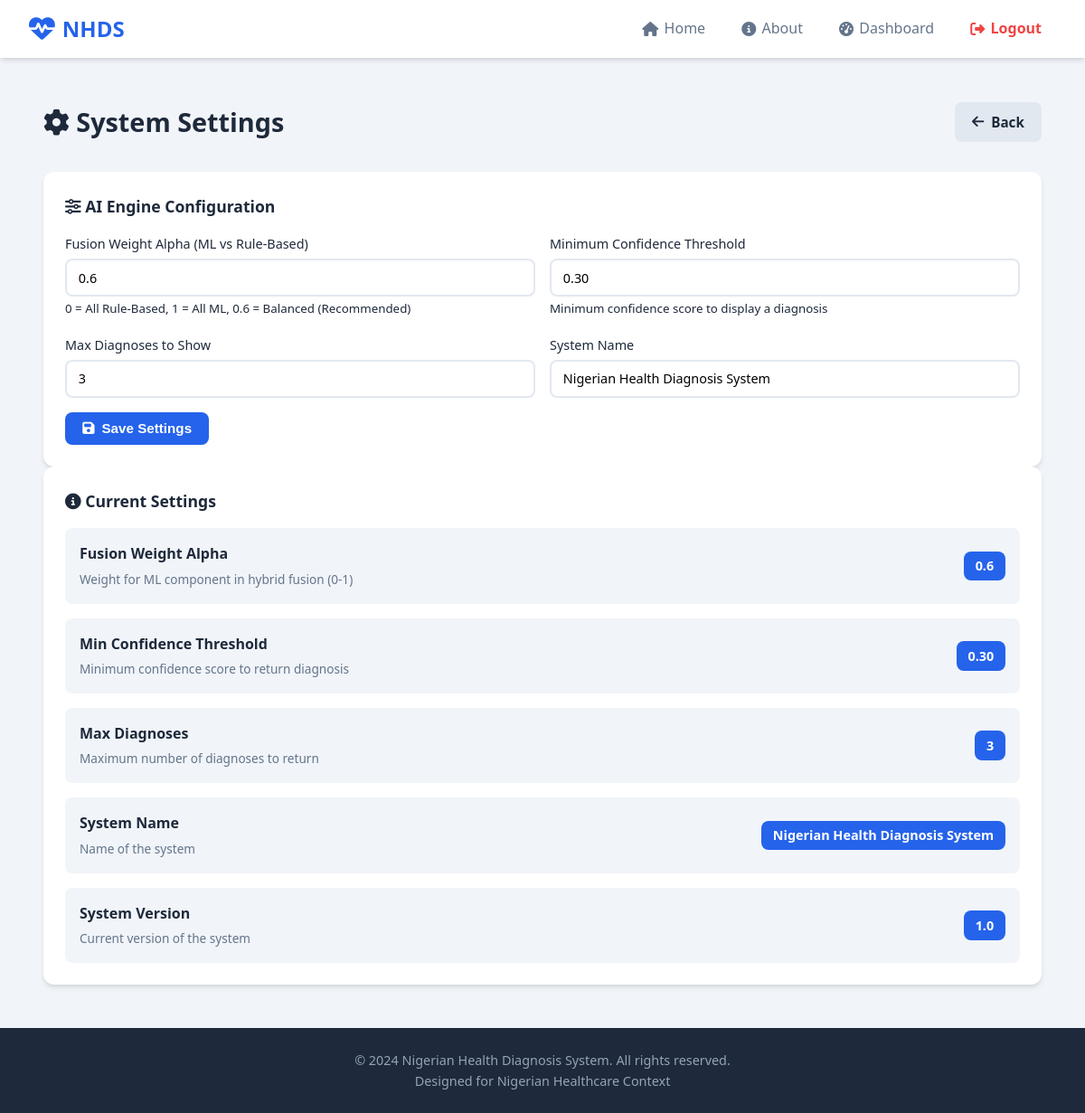
The app's page /admin/settings (signed in) with its own data.
### tables this page shows
CREATE TABLE system_settings (setting_id INTEGER PRIMARY KEY AUTOINCREMENT, setting_name TEXT UNIQUE NOT NULL, setting_value TEXT NOT NULL, description TEXT, updated_at TIMESTAMP DEFAULT CURRENT_TIMESTAMP);

### app.py (the view, shortened to what this page needs)
@app.route('/admin/settings', methods=['GET', 'POST'])
@admin_required
def admin_settings():
    db = get_db()
    cursor = db.execute('SELECT * FROM system_settings')
    settings = {row['setting_name']: row for row in cursor.fetchall()}
    return render_template('admin/settings.html', settings=settings)

### app.py (called while the page is built)
def get_db():
    if 'db' not in g:
        g.db = sqlite3.connect(app.config['DATABASE'])
        g.db.row_factory = sqlite3.Row
    return g.db

def admin_required(f):
    @wraps(f)
    def decorated_function(*args, **kwargs):
        if 'user_id' not in session:
            flash('Please log in to access this page.', 'warning')
            return redirect(url_for('login'))
        if session.get('user_type') != 'admin':
            flash('Admin access required.', 'danger')
            return redirect(url_for('dashboard'))
        return f(*args, **kwargs)
    return decorated_function

### templates/admin/settings.html (shortened to what this page needs)
{% extends "base.html" %}
{% block content %}
<section class="admin-section">
    <div class="admin-header">
        <h1><i class="fas fa-cog"></i> System Settings</h1>
        <a href="{{ url_for('admin_dashboard') }}" class="btn btn-secondary"><i class="fas fa-arrow-left"></i> Back</a>
    </div>
    <div class="admin-card">
        <h2><i class="fas fa-sliders-h"></i> AI Engine Configuration</h2>
        <form method="POST" action="{{ url_for('admin_settings') }}" class="admin-form">
            <div class="form-row">
                <div class="form-group">
                    <label>Fusion Weight Alpha (ML vs Rule-Based)</label>
                    <input type="number" name="fusion_weight_alpha" step="0.1" min="0" max="1"
                           value="{{ settings['fusion_weight_alpha']['setting_value'] }}" required>
                    <small>0 = All Rule-Based, 1 = All ML, 0.6 = Balanced (Recommended)</small>
                </div>
                <div class="form-group">
                    <label>Minimum Confidence Threshold</label>
                    <input type="number" name="min_confidence_threshold" step="0.05" min="0" max="1"
                           value="{{ settings['min_confidence_threshold']['setting_value'] }}" required>
                    <small>Minimum confidence score to display a diagnosis</small>
                </div>
            </div>
            <div class="form-row">
                <div class="form-group">
                    <label>Max Diagnoses to Show</label>
                    <input type="number" name="max_diagnoses" min="1" max="10"
                           value="{{ settings['max_diagnoses']['setting_value'] }}" required>
                </div>
                <div class="form-group">
                    <label>System Name</label>
                    <input type="text" name="system_name"
                           value="{{ settings['system_name']['setting_value'] }}" required>
                </div>
            </div>
            <button type="submit" class="btn btn-primary"><i class="fas fa-save"></i> Save Settings</button>
        </form>
    </div>
    <div class="admin-card">
        <h2><i class="fas fa-info-circle"></i> Current Settings</h2>
        <div class="settings-list">
            {% for name, setting in settings.items() %}
            <div class="setting-item">
                <div class="setting-info">
                    <strong>{{ name.replace('_', ' ').title() }}</strong>
                    <p>{{ setting['description'] }}</p>
                </div>
                <span class="setting-value">{{ setting['setting_value'] }}</span>
            </div>
            {% endfor %}
        </div>
    </div>
</section>
{% endblock %}

### static/css/style.css (style rules this page uses)
:root { --primary: #2563eb; --primary-dark: #1d4ed8; --primary-light: #dbeafe; --secondary: #64748b; --success: #10b981; --danger: #ef4444; --warning: #f59e0b; --info: #3b82f6; --dark: #1e293b; --light: #f8fafc; --white: #ffffff; --gray-100: #f1f5f9; --gray-200: #e2e8f0; --gray-300: #cbd5e1; --gray-400: #94a3b8; --gray-500: #64748b; --shadow: 0 4px 6px -1px rgba(0,0,0,0.1), 0 2px 4px -1px rgba(0,0,0,0.06); --shadow-lg: 0 10px 15px -3px rgba(0,0,0,0.1), 0 4px 6px -2px rgba(0,0,0,0.05); --radius: 12px; --radius-sm: 8px; --transition: all 0.3s ease; }
* { margin: 0; padding: 0; box-sizing: border-box; }
body { font-family: 'Segoe UI', system-ui, -apple-system, sans-serif; background: var(--gray-100); color: var(--dark); line-height: 1.6; min-height: 100vh; display: flex; flex-direction: column; }
a { text-decoration: none; color: inherit; }
.btn { display: inline-flex; align-items: center; justify-content: center; gap: 0.5rem; padding: 0.6rem 1.2rem; border-radius: var(--radius-sm); border: none; font-size: 0.95rem; font-weight: 600; cursor: pointer; transition: var(--transition); }
.btn-primary { background: var(--primary); color: var(--white); }
.btn-secondary { background: var(--gray-200); color: var(--dark); }
.form-row { display: grid; grid-template-columns: 1fr 1fr; gap: 1rem; }
.admin-header { display: flex; justify-content: space-between; align-items: center; margin-bottom: 2rem; flex-wrap: wrap; gap: 1rem; }
.admin-header h1 { font-size: 1.8rem; }
.admin-card { background: var(--white); padding: 1.5rem; border-radius: var(--radius); box-shadow: var(--shadow); }
.admin-card h2 { font-size: 1.1rem; margin-bottom: 1rem; }
.admin-section { padding: 1rem; }
.admin-form .form-group { margin-bottom: 1rem; }
.admin-form label { display: block; margin-bottom: 0.3rem; font-weight: 500; font-size: 0.9rem; }
.admin-form input, .admin-form select, .admin-form textarea { width: 100%; padding: 0.6rem 0.8rem; border: 2px solid var(--gray-200); border-radius: var(--radius-sm); font-size: 0.9rem; font-family: inherit; }
.settings-list { display: flex; flex-direction: column; gap: 1rem; }
.setting-item { display: flex; justify-content: space-between; align-items: center; padding: 1rem; background: var(--gray-100); border-radius: var(--radius-sm); }
.setting-info p { font-size: 0.85rem; color: var(--gray-500); margin-top: 0.25rem; }
.setting-value { background: var(--primary); color: var(--white); padding: 0.3rem 0.8rem; border-radius: var(--radius-sm); font-weight: 600; font-size: 0.9rem; }

### records on screen
system_settings: fusion_weight_alpha "0.6", replace "Fusion Weight Alpha", description "Weight for ML component in hybrid fusion (0-1)", setting_value "0.6"
system_settings: min_confidence_threshold "0.30", replace "Min Confidence Threshold", description "Minimum confidence score to return diagnosis", setting_value "0.30"
system_settings: max_diagnoses "3", replace "Max Diagnoses", description "Maximum number of diagnoses to return", setting_value "3"
system_settings: system_name "Nigerian Health Diagnosis System", replace "System Name", description "Name of the system", setting_value "Nigerian Health Diagnosis System"
system_settings: replace "System Version", description "Current version of the system", setting_value "1.0"
